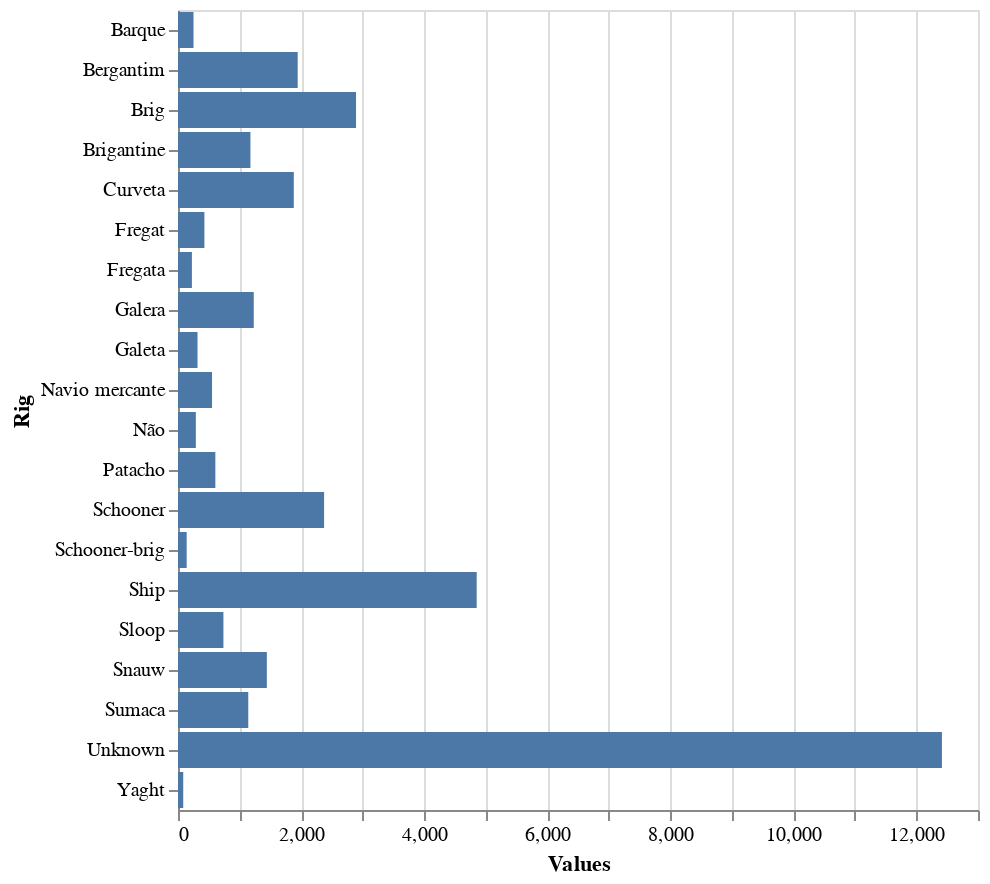

The notebook cell this image was saved under:
### Code cell
alt.Chart(source1).mark_bar().encode(
    x= 'Values:Q',
    y= 'Rig:O'
)

### Figure 1 — Vega-Lite specification as saved in the notebook (floating-point values rounded to 4 significant figures)
{"config": {"view": {"continuousWidth": 400, "continuousHeight": 300}}, "data": {"name": "data-290daeff33d4aa6c33dbeb7666bc3dda"}, "mark": "bar", "encoding": {"x": {"type": "quantitative", "field": "Values"}, "y": {"type": "ordinal", "field": "Rig"}}, "$schema": "https://vega.github.io/schema/vega-lite/v4.8.1.json", "datasets": {"data-290daeff33d4aa6c33dbeb7666bc3dda": [{"Rig": "Unknown", "Values": 12414}, {"Rig": "Ship", "Values": 4854}, {"Rig": "Brig", "Values": 2893}, {"Rig": "Schooner", "Values": 2374}, {"Rig": "Bergantim", "Values": 1945}, {"Rig": "Curveta", "Values": 1882}, {"Rig": "Snauw", "Values": 1444}, {"Rig": "Galera", "Values": 1231}, {"Rig": "Brigantine", "Values": 1177}, {"Rig": "Sumaca", "Values": 1142}, {"Rig": "Sloop", "Values": 738}, {"Rig": "Patacho", "Values": 607}, {"Rig": "Navio mercante", "Values": 553}, {"Rig": "Fregat", "Values": 429}, {"Rig": "Galeta", "Values": 317}, {"Rig": "Não", "Values": 290}, {"Rig": "Barque", "Values": 252}, {"Rig": "Fregata", "Values": 226}, {"Rig": "Schooner-brig", "Values": 141}, {"Rig": "Yaght", "Values": 85}]}}
